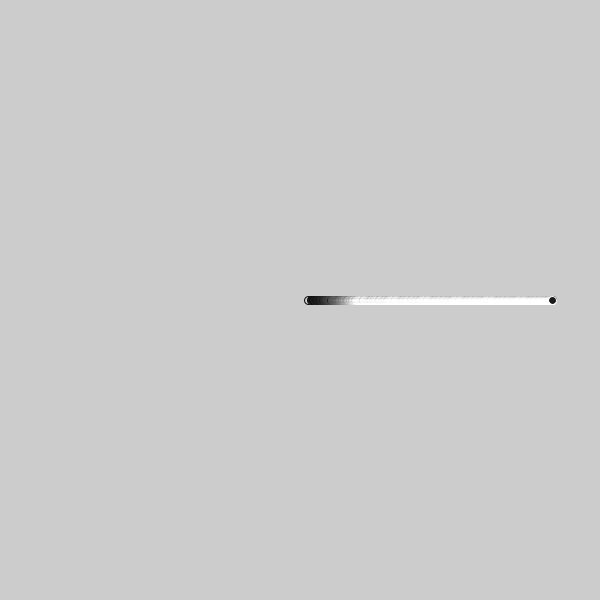
Frame 1 (no input)
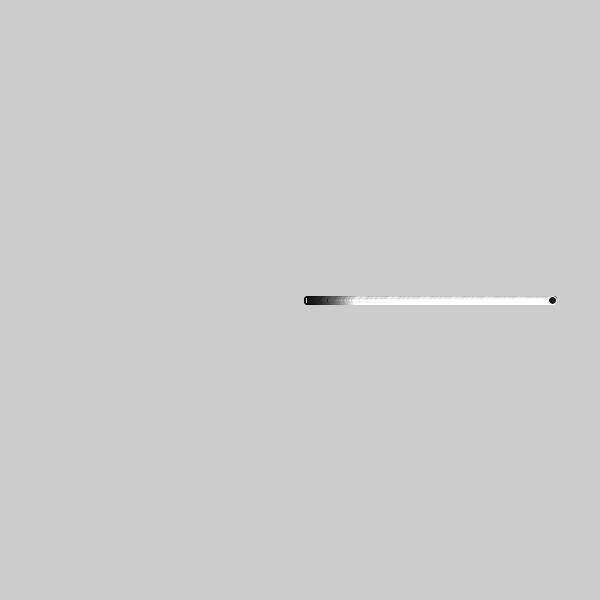
Frame 60 (the mouse pressed at the canvas centre just before this capture)
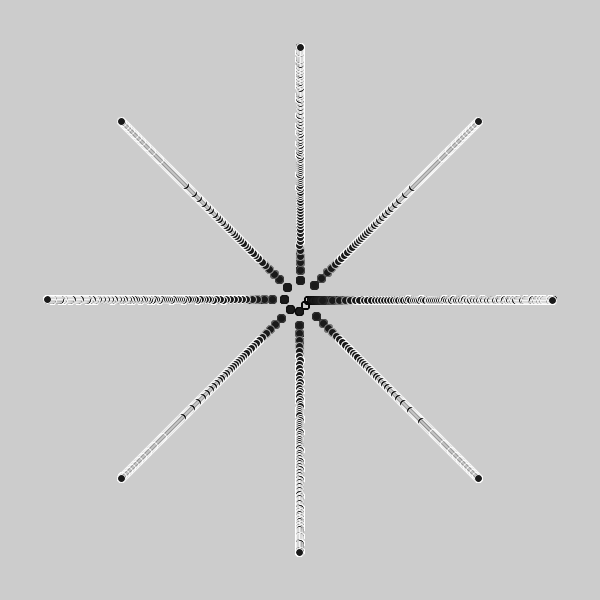
Frame 120 (the mouse held since frame 60 and released just before this capture)

The Processing sketch that drew these frames (run headless with seeded random() and noise(); from frame 60 on, the mouse is pressed at the canvas centre):

// Processing sketch: processing_78230
// ── processing_78230.pde

float N = 1000;
float th = 2.39997 ;
float c = 8 ;
float d = 8 ;
float r;
float x;
float y;
float a;

void setup()
{
size (600,600);
}
void draw()
{
noFill();
translate(width/2,height/2);
float sc = map(mouseX, 0,width, 1.0,0.1);
float th = map(mouseY, 0,height, 0, HALF_PI);
for (float i=1 ; i<=N ; i++)
{
  r=c*sqrt(i);
  a=i*th;
  x=r*cos(a);
  y=r*sin(a);
  
stroke(i*5);
  ellipse(x,y,d,d);
  fill(26,26,26);
}
}
